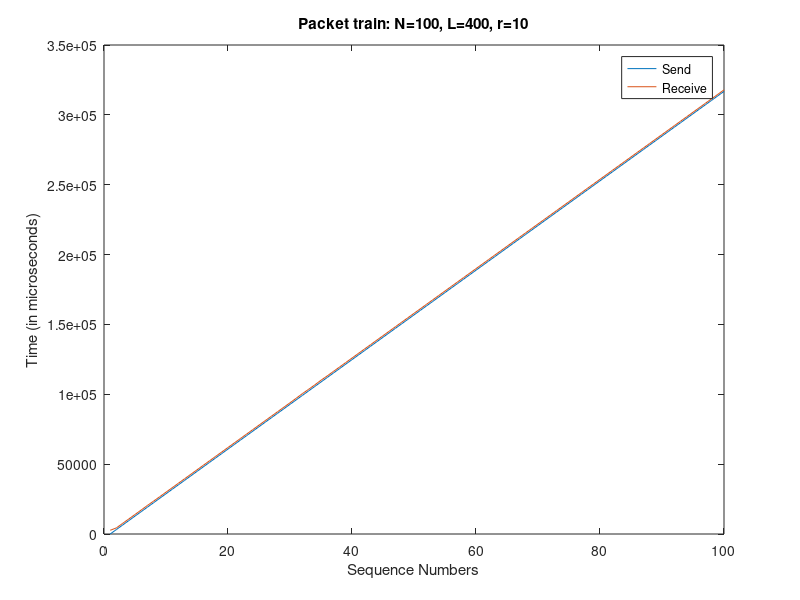

Write the MATLAB code that produced this figure.
[seqNo, send, receive] = textread('output_sink_15_1.txt', '%d %d %d');

figure(1);
plot(seqNo,send,seqNo,receive);
title('Packet train: N=100, L=400, r=10');
xlabel('Sequence Numbers');
ylabel('Time (in microseconds)');
legend('Send','Receive');